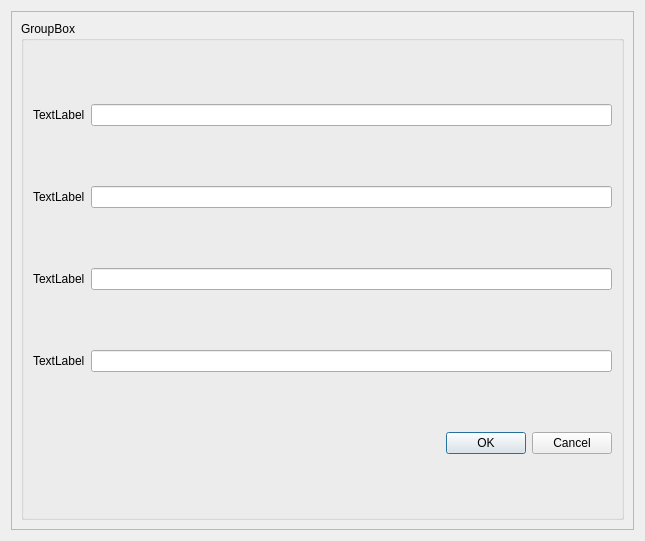
<?xml version="1.0" encoding="UTF-8"?>
<ui version="4.0">
 <class>Dialog</class>
 <widget class="QDialog" name="Dialog">
  <property name="geometry">
   <rect>
    <x>0</x>
    <y>0</y>
    <width>645</width>
    <height>541</height>
   </rect>
  </property>
  <property name="windowTitle">
   <string>Dialog</string>
  </property>
  <layout class="QVBoxLayout" name="verticalLayout_Dialog">
   <item>
    <widget class="QScrollArea" name="scrollArea_GroupBox">
     <property name="widgetResizable">
      <bool>true</bool>
     </property>
     <widget class="QWidget" name="scrollAreaWidgetContents">
      <property name="geometry">
       <rect>
        <x>0</x>
        <y>0</y>
        <width>619</width>
        <height>515</height>
       </rect>
      </property>
      <layout class="QVBoxLayout" name="verticalLayout_3">
       <item>
        <widget class="QGroupBox" name="groupBox_Dialog">
         <property name="sizePolicy">
          <sizepolicy hsizetype="Expanding" vsizetype="Expanding">
           <horstretch>0</horstretch>
           <verstretch>0</verstretch>
          </sizepolicy>
         </property>
         <property name="title">
          <string>GroupBox</string>
         </property>
         <layout class="QVBoxLayout" name="verticalLayout_GroupBoxDialog">
          <item>
           <layout class="QHBoxLayout" name="horizontalLayout_QHBox00">
            <item>
             <widget class="QLabel" name="label_QHBox00">
              <property name="sizePolicy">
               <sizepolicy hsizetype="Preferred" vsizetype="Fixed">
                <horstretch>0</horstretch>
                <verstretch>0</verstretch>
               </sizepolicy>
              </property>
              <property name="text">
               <string>TextLabel</string>
              </property>
             </widget>
            </item>
            <item>
             <widget class="QLineEdit" name="lineEdit_QHBox00"/>
            </item>
           </layout>
          </item>
          <item>
           <layout class="QHBoxLayout" name="horizontalLayout_QHBox01">
            <item>
             <widget class="QLabel" name="label_QHBox01">
              <property name="sizePolicy">
               <sizepolicy hsizetype="Preferred" vsizetype="Fixed">
                <horstretch>0</horstretch>
                <verstretch>0</verstretch>
               </sizepolicy>
              </property>
              <property name="text">
               <string>TextLabel</string>
              </property>
             </widget>
            </item>
            <item>
             <widget class="QLineEdit" name="lineEdit_QHBox01"/>
            </item>
           </layout>
          </item>
          <item>
           <layout class="QHBoxLayout" name="horizontalLayout_QHBox02">
            <item>
             <widget class="QLabel" name="label_QHBox02">
              <property name="sizePolicy">
               <sizepolicy hsizetype="Preferred" vsizetype="Fixed">
                <horstretch>0</horstretch>
                <verstretch>0</verstretch>
               </sizepolicy>
              </property>
              <property name="text">
               <string>TextLabel</string>
              </property>
             </widget>
            </item>
            <item>
             <widget class="QLineEdit" name="lineEdit_QHBox02"/>
            </item>
           </layout>
          </item>
          <item>
           <layout class="QHBoxLayout" name="horizontalLayout_QHBox03">
            <item>
             <widget class="QLabel" name="label_QHBox03">
              <property name="sizePolicy">
               <sizepolicy hsizetype="Preferred" vsizetype="Fixed">
                <horstretch>0</horstretch>
                <verstretch>0</verstretch>
               </sizepolicy>
              </property>
              <property name="text">
               <string>TextLabel</string>
              </property>
             </widget>
            </item>
            <item>
             <widget class="QLineEdit" name="lineEdit_QHBox03"/>
            </item>
           </layout>
          </item>
          <item>
           <widget class="QDialogButtonBox" name="buttonBox_CancelOK">
            <property name="orientation">
             <enum>Qt::Horizontal</enum>
            </property>
            <property name="standardButtons">
             <set>QDialogButtonBox::Cancel|QDialogButtonBox::Ok</set>
            </property>
           </widget>
          </item>
         </layout>
        </widget>
       </item>
      </layout>
     </widget>
    </widget>
   </item>
  </layout>
 </widget>
 <resources/>
 <connections/>
</ui>
